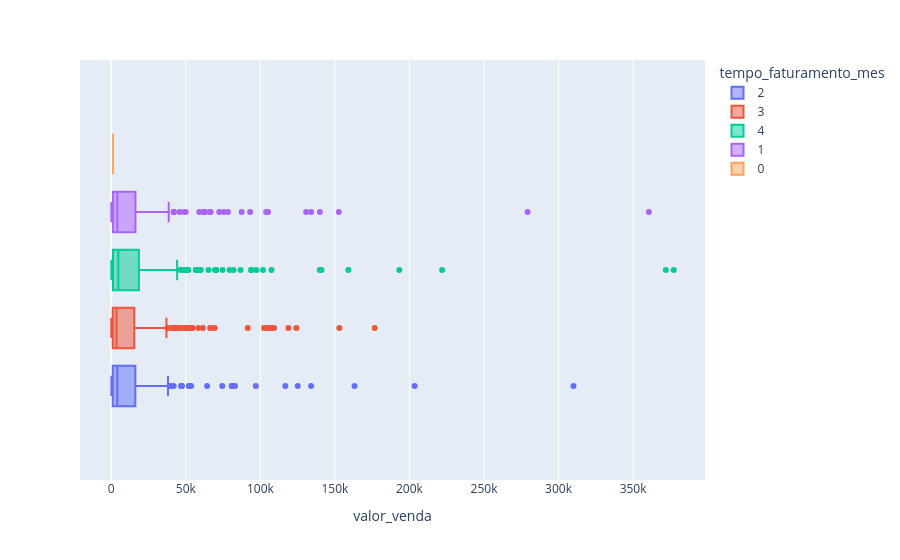

Source (notebook cell):
### Code cell
px.box(dados, x = 'valor_venda', color = 'tempo_faturamento_mes')

### Figure 1 — Plotly figure (JSON) as saved in the notebook; plotly's stock layout.template omitted (floating-point values rounded to 4 significant figures; data arrays with more than 128 entries replaced by an {"elided": "..."} marker saying what was removed)
{"data": [{"alignmentgroup": "True", "hovertemplate": "tempo_faturamento_mes=2<br>valor_venda=%{x}<extra></extra>", "legendgroup": "2", "marker": {"color": "#636efa"}, "name": "2", "notched": false, "offsetgroup": "2", "orientation": "h", "showlegend": true, "type": "box", "x": {"elided": "196 float values"}, "x0": " ", "xaxis": "x", "y0": " ", "yaxis": "y"}, {"alignmentgroup": "True", "hovertemplate": "tempo_faturamento_mes=3<br>valor_venda=%{x}<extra></extra>", "legendgroup": "3", "marker": {"color": "#EF553B"}, "name": "3", "notched": false, "offsetgroup": "3", "orientation": "h", "showlegend": true, "type": "box", "x": {"elided": "310 float values"}, "x0": " ", "xaxis": "x", "y0": " ", "yaxis": "y"}, {"alignmentgroup": "True", "hovertemplate": "tempo_faturamento_mes=4<br>valor_venda=%{x}<extra></extra>", "legendgroup": "4", "marker": {"color": "#00cc96"}, "name": "4", "notched": false, "offsetgroup": "4", "orientation": "h", "showlegend": true, "type": "box", "x": {"elided": "307 float values"}, "x0": " ", "xaxis": "x", "y0": " ", "yaxis": "y"}, {"alignmentgroup": "True", "hovertemplate": "tempo_faturamento_mes=1<br>valor_venda=%{x}<extra></extra>", "legendgroup": "1", "marker": {"color": "#ab63fa"}, "name": "1", "notched": false, "offsetgroup": "1", "orientation": "h", "showlegend": true, "type": "box", "x": {"elided": "193 float values"}, "x0": " ", "xaxis": "x", "y0": " ", "yaxis": "y"}, {"alignmentgroup": "True", "hovertemplate": "tempo_faturamento_mes=0<br>valor_venda=%{x}<extra></extra>", "legendgroup": "0", "marker": {"color": "#FFA15A"}, "name": "0", "notched": false, "offsetgroup": "0", "orientation": "h", "showlegend": true, "type": "box", "x": [1217.0], "x0": " ", "xaxis": "x", "y0": " ", "yaxis": "y"}], "layout": {"boxmode": "group", "legend": {"title": {"text": "tempo_faturamento_mes"}, "tracegroupgap": 0}, "margin": {"t": 60}, "xaxis": {"anchor": "y", "domain": [0, 1], "title": {"text": "valor_venda"}}, "yaxis": {"anchor": "x", "domain": [0, 1]}}}
